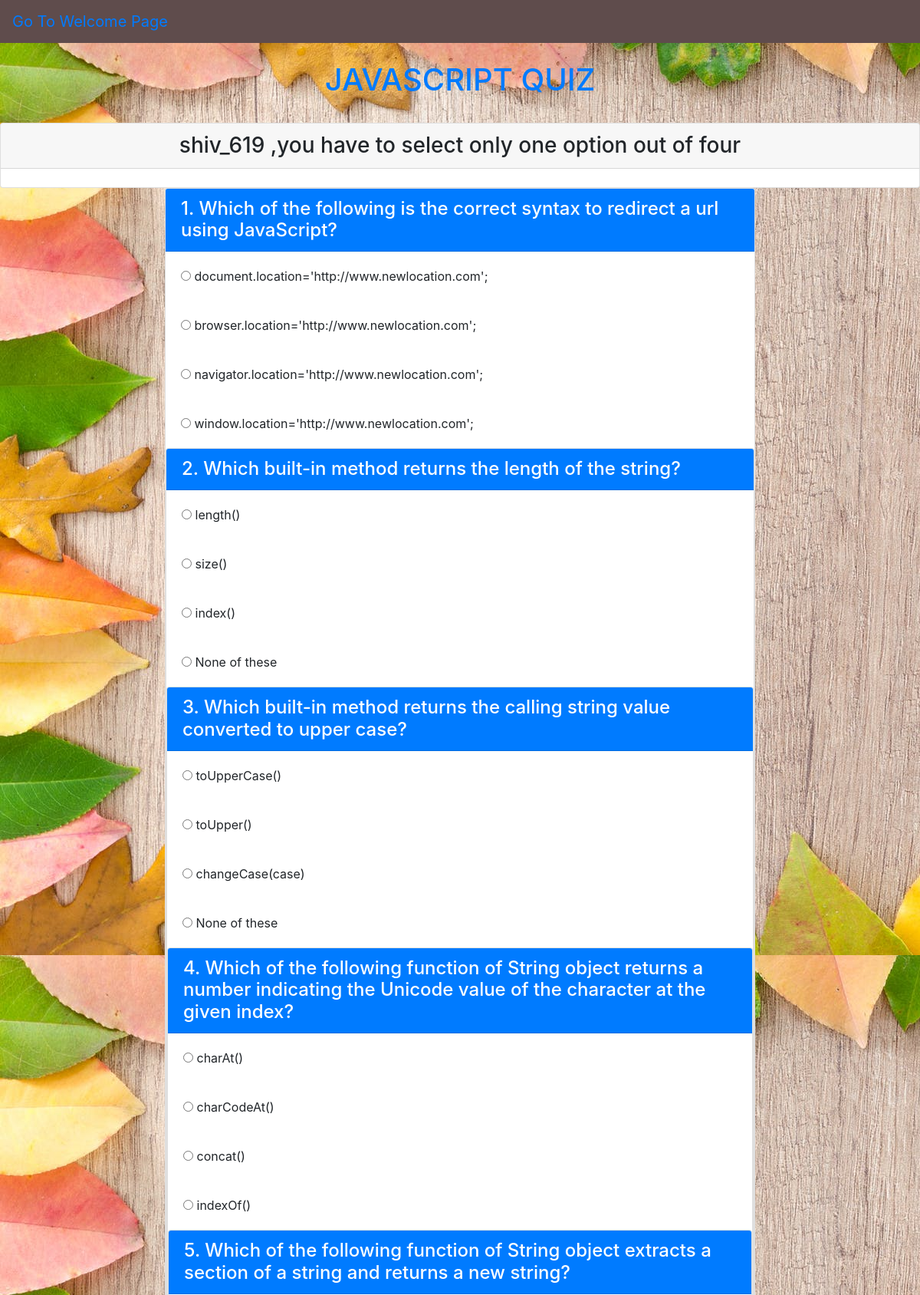
Screenshot of /js.php (signed in, upper part) with the database file from the repository.
### tables this page shows
CREATE TABLE `user` (
  `username` varchar(20) NOT NULL,
  `user_email` varchar(50) NOT NULL,
  `name` varchar(50) DEFAULT NULL,
  `user_pwd` varchar(20) DEFAULT NULL
);

CREATE TABLE `question` (
  `sub_id` varchar(10) DEFAULT NULL,
  `q_id` varchar(10) NOT NULL,
  `question` varchar(300) DEFAULT NULL,
  `ans_id` varchar(10) DEFAULT NULL
);

CREATE TABLE `answer` (
  `ans_id` varchar(10) DEFAULT NULL,
  `aid` varchar(10) DEFAULT NULL,
  `answer` varchar(300) DEFAULT NULL
);

### session.php (called while the page is built, shortened)
<?php
   include('config.php');
    $user_check = $_SESSION['login_user'];
    $ses_sql = mysqli_query($db,"select username from user where username = '$user_check' ");
    $row = mysqli_fetch_array($ses_sql,MYSQLI_ASSOC);
    $login_session = $row['username'];
?>

### js.php (the view, shortened to what this page needs)
<?php
$con=mysqli_connect('localhost','root');
mysqli_select_db($con,'quizdb');
?>
<?php
   include('session.php');
?>
<!DOCTYPE html>
<html>
<head>
	<link rel="stylesheet" href="bootstrap.css">
</head>
<body>
	<nav class="navbar navbar-inverse navbar-fixed-top">
      <div class="navbar-header">
      	 <a class="navbar-brand navbar-left" href="welcome.php" ><span class="glyphicon glyphicon-flash" aria-hidden="true"></span> Go To Welcome Page</a>
    </div>
 </nav>
<div class="Container">
	<br> <h1 class="text-center text-primary">JAVASCRIPT QUIZ</h1><br>
	<div class='card'>
		<h3 class="text-center card-header"> <?php echo $login_session;?> ,you have to select only one option out of four</h3><br>
	</div>
	<div class="col-lg-8 m-auto d-block">
	<form action="checkjs.php" method="post">
	<?php
		$q2="SELECT * from question where sub_id='s2'";
		$query2=mysqli_query($con,$q2);
		$total=mysqli_num_rows($query2);
		$total=$total+200;
		for($i=201;$i<=$total;$i++){
		$q="select * from question where q_id=$i";
		$query=mysqli_query($con,$q);
		while($rows=mysqli_fetch_array($query)){
			?>
			<div class="card">
				<h4 class="card-header bg-primary text-white"><?php echo ($i%200).". " ?><?php echo  $rows['question'];?> </h4>
				<?php
				$q="select * from answer where ans_id=$i";
				$query=mysqli_query($con,$q);
				while($rows=mysqli_fetch_array($query)){
					?>
					<div class="card-body">
						<input type="radio" name="quizcheck[<?php echo $rows['ans_id'];?>]" value="<?php echo $rows['aid'];?>">
						<?php echo $rows['answer'];?>
					</div>
		<?php
	}
}
		}
	?>
</form>
</div>
</div>
</body>
</html>

### js.php (style rules this page uses)
body { background-image: url("at.jpeg"); }
.navbar { background-color: #5f4c4c; }

### rows the page displays
user: username "shiv_619"
question: question "Which of the following is the correct syntax to redirect a url using JavaScript?"
answer: answer "document.location='http://www.newlocation.com';"
answer: answer "browser.location='http://www.newlocation.com';"
answer: answer "navigator.location='http://www.newlocation.com';"
answer: answer "window.location='http://www.newlocation.com';"
question: question "Which built-in method returns the length of the string?"
answer: answer "length()"
answer: answer "size()"
answer: answer "index()"
answer: answer "None of these"
question: question "Which built-in method returns the calling string value converted to upper case?"
answer: answer "toUpperCase()"
answer: answer "toUpper()"
answer: answer "changeCase(case)"
answer: answer "None of these"
question: question "Which of the following function of String object returns a number indicating the Unicode value of the character at the given index?"
answer: answer "charAt()"
answer: answer "charCodeAt()"
answer: answer "concat()"
answer: answer "indexOf()"
question: question "Which of the following function of String object extracts a section of a string and returns a new string?"
